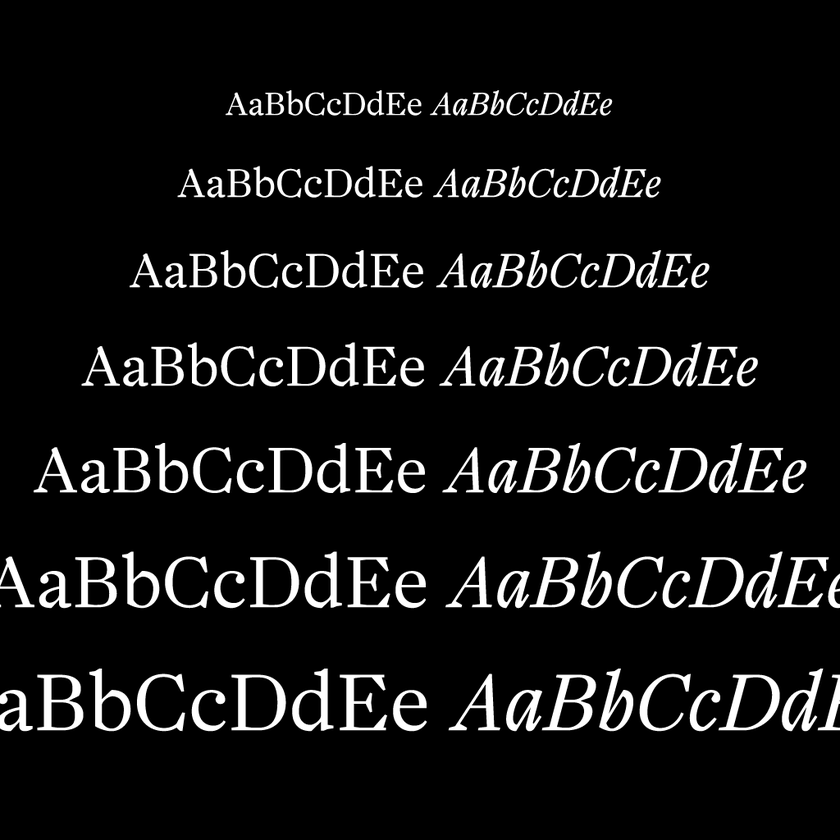
#> input picture fft-filters/lens-blur/images/abcd-inv.png, 840 x 840 px, shrunk from 1024 x 1024 before the run
$ python fft_generalized-lens-blur.py
#> lines starting #> are read from the running program, lines starting #| are printed output that depends on the picture
"""
Lens Blur, Generalized
---
Simulates a lens blur as a section of the converging lens-to-point light cone.
---
Copyright (c) 2022, Fábio Duarte Martins
"""

import cv2 as cv
import numpy as np
from matplotlib import pyplot as plt
from matplotlib import colors as mcolors

# gamma correction for matplotlib's plot
gamma = 1/2.2
# light intensity
power = 1

# read the images as matrices, single channel
# we assume the kernel as a section of the converging light cone
img = cv.imread('images/abcd-inv.png', cv.IMREAD_GRAYSCALE)
#> img is the input picture: shape (840, 840); min 0, max 255, mean 19.9
kernel = cv.imread('images/apertures/pupil-1.png', cv.IMREAD_GRAYSCALE)
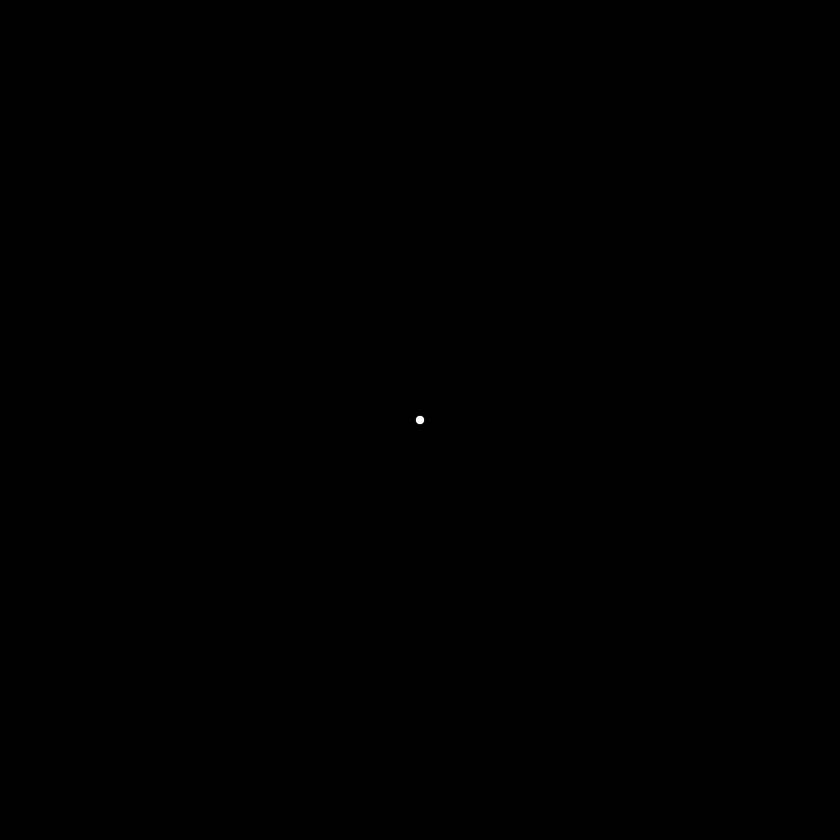
#> input picture fft-filters/lens-blur/images/apertures/pupil-1.png, 840 x 840 px, shrunk from 1024 x 1024 before the run
#> kernel is the input picture: shape (840, 840); min 0, max 255, mean 0

# normalize the kernel
kernel = kernel / kernel.sum()

# calculate the Discrete Fourier Transform
# for both images
img_dft = np.fft.fft2(img)
kernel_dft = np.fft.fft2(kernel) * power

# convolve the image with the kernel
convolved_img = np.abs(np.fft.ifftshift(np.fft.ifft2(img_dft * kernel_dft)))
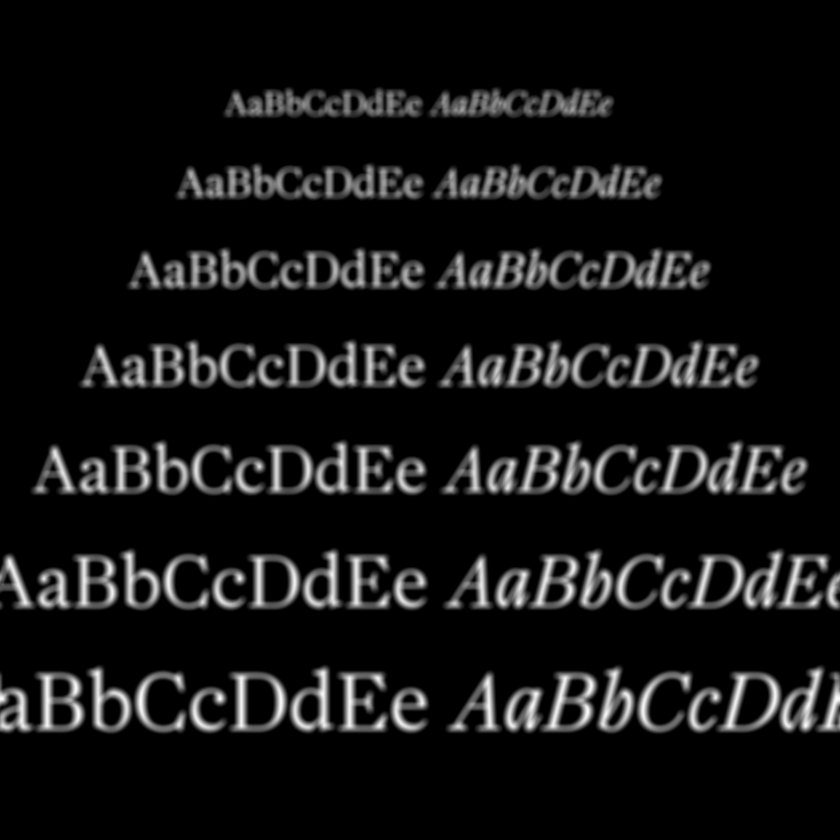
#> convolved_img: shape (840, 840) float64; min 4.2e-19, max 251.9, mean 19.9

# plot the full range of light intensity, gamma corrected
plt.imshow(convolved_img, cmap='gray', norm=mcolors.PowerNorm(gamma, 0), interpolation="spline36")
plt.colorbar()
#plt.savefig('plot.png', dpi = 600)
plt.show()
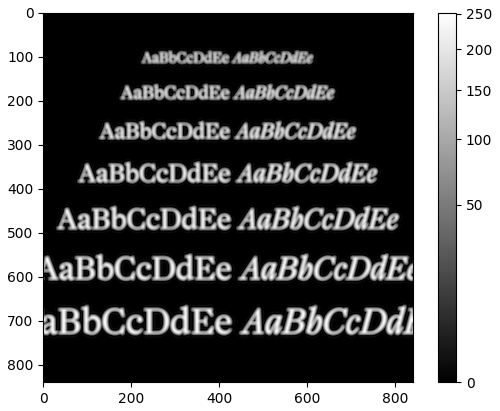
#> figure drawn by matplotlib, 2 panels

# clip pixel range from 0 to 255
convolved_img = convolved_img.clip(0, 255).astype(np.uint8)

cv.imshow("General Lens Blur", convolved_img)
#cv.imwrite("opencv.png", convolved_img)
cv.waitKey(0)
cv.destroyAllWindows()
